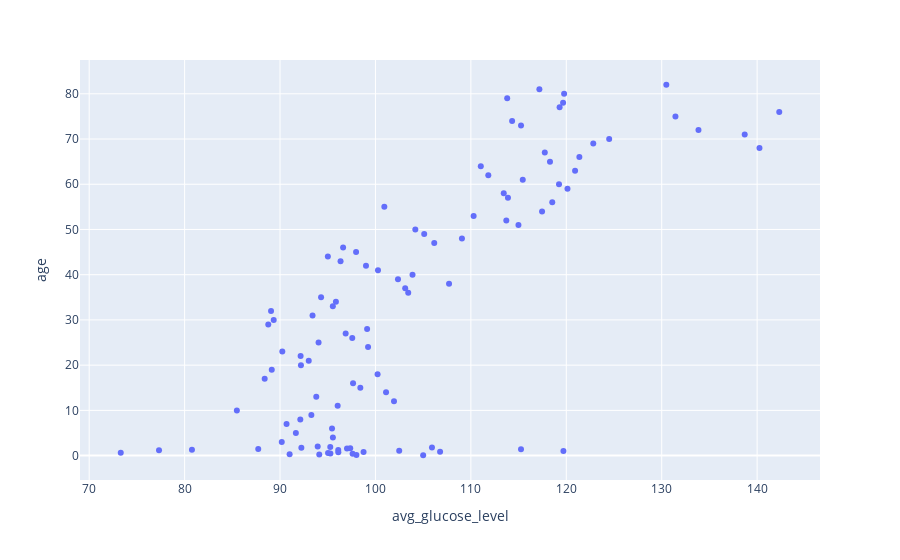

Notebook cell for this chart:
### Code cell
df_avc_status = df_avc.pivot_table(index = 'age', values = 'avg_glucose_level', aggfunc = 'mean').reset_index()
px.scatter(df_avc_status, x = 'avg_glucose_level', y = 'age')

### Figure 1 — Plotly figure (JSON) as saved in the notebook; plotly's stock layout.template omitted (floating-point values rounded to 4 significant figures)
{"data": [{"hovertemplate": "avg_glucose_level=%{x}<br>age=%{y}<extra></extra>", "legendgroup": "", "marker": {"color": "#636efa", "symbol": "circle"}, "mode": "markers", "name": "", "orientation": "v", "showlegend": false, "type": "scatter", "x": [105, 98.01, 94.11, 91.0, 97.61, 95.28, 95.03, 73.31, 96.11, 98.75, 106.8, 119.7, 102.5, 77.32, 96.1, 80.77, 115.3, 87.72, 97.02, 97.36, 92.23, 105.9, 95.27, 93.95, 90.18, 95.54, 91.66, 95.45, 90.68, 92.13, 93.28, 85.47, 96.04, 101.9, 93.8, 101.1, 98.42, 97.65, 88.39, 100.2, 89.13, 92.19, 93.01, 92.16, 90.24, 99.23, 94.04, 97.57, 96.88, 99.12, 88.77, 89.34, 93.41, 89.06, 95.53, 95.86, 94.3, 103.4, 103.1, 107.7, 102.4, 103.9, 100.3, 99.01, 96.34, 95.01, 97.97, 96.61, 106.2, 109.1, 105.1, 104.2, 115.0, 113.7, 110.3, 117.5, 100.9, 118.5, 113.9, 113.4, 120.1, 119.2, 115.4, 111.8, 120.9, 111.0, 118.3, 121.4, 117.7, 140.2, 122.8, 124.5, 138.7, 133.9, 115.3, 114.3, 131.4, 142.3, 119.3, 119.7, 113.8, 119.8, 117.2, 130.5], "xaxis": "x", "y": [0.08, 0.16, 0.24, 0.32, 0.4, 0.48, 0.56, 0.64, 0.72, 0.8, 0.88, 1, 1.08, 1.16, 1.24, 1.32, 1.4, 1.48, 1.56, 1.64, 1.72, 1.8, 1.88, 2, 3, 4, 5, 6, 7, 8, 9, 10, 11, 12, 13, 14, 15, 16, 17, 18, 19, 20, 21, 22, 23, 24, 25, 26, 27, 28, 29, 30, 31, 32, 33, 34, 35, 36, 37, 38, 39, 40, 41, 42, 43, 44, 45, 46, 47, 48, 49, 50, 51, 52, 53, 54, 55, 56, 57, 58, 59, 60, 61, 62, 63, 64, 65, 66, 67, 68, 69, 70, 71, 72, 73, 74, 75, 76, 77, 78, 79, 80, 81, 82], "yaxis": "y"}], "layout": {"legend": {"tracegroupgap": 0}, "margin": {"t": 60}, "xaxis": {"anchor": "y", "domain": [0, 1], "title": {"text": "avg_glucose_level"}}, "yaxis": {"anchor": "x", "domain": [0, 1], "title": {"text": "age"}}}}
